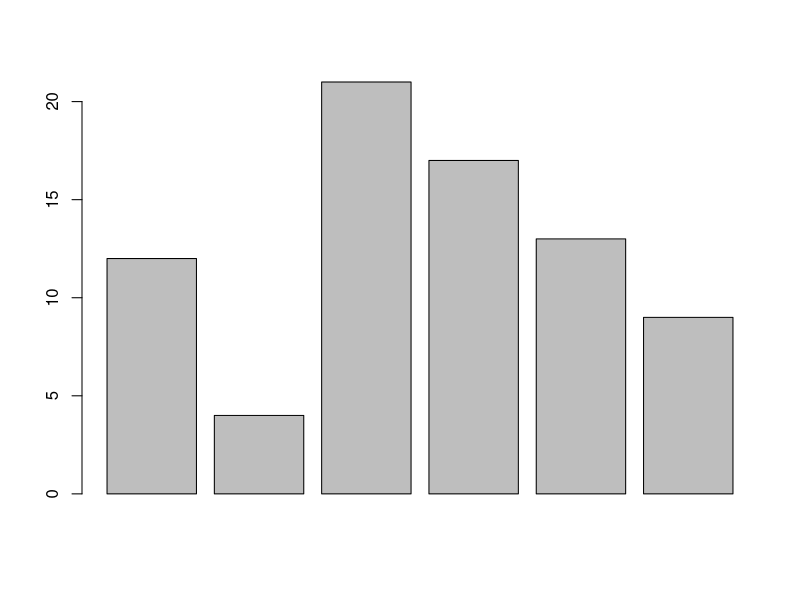
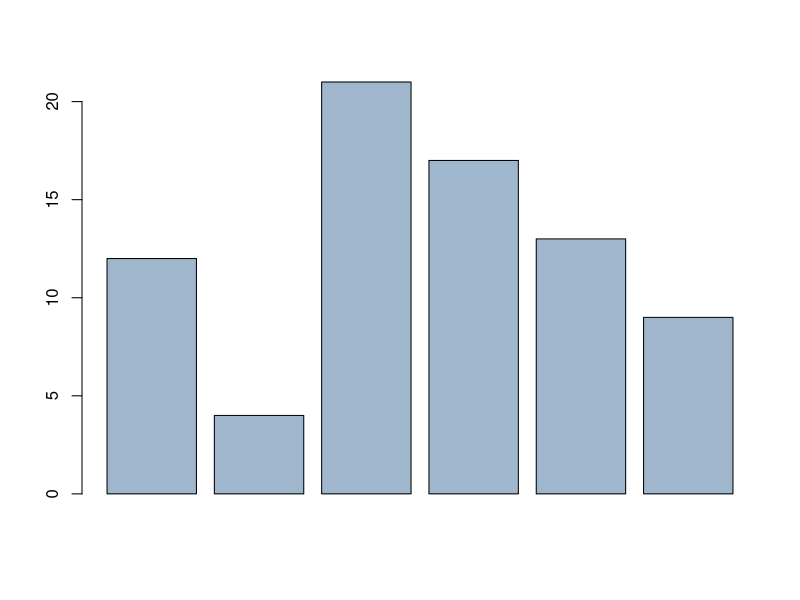
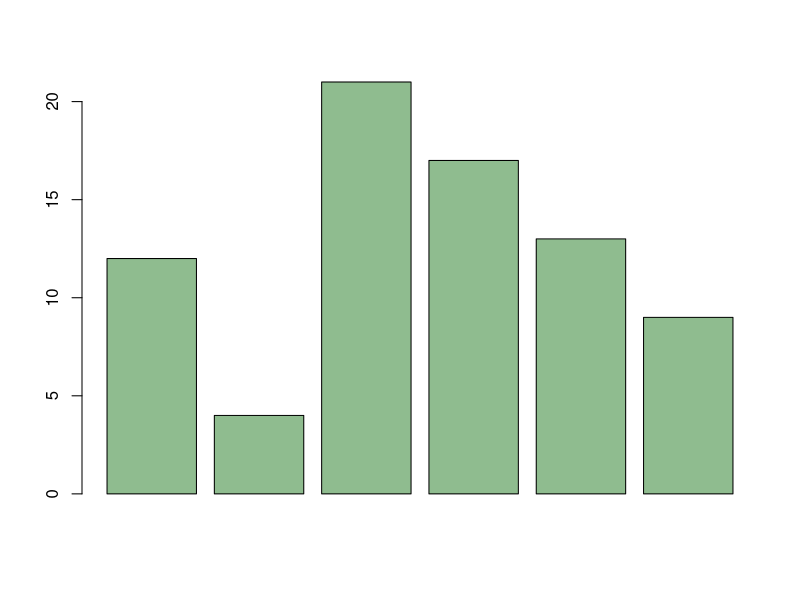
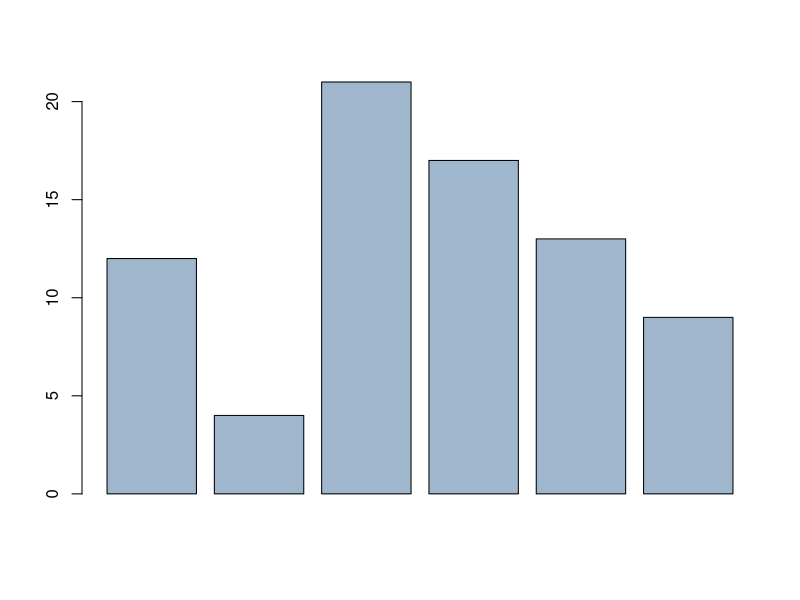
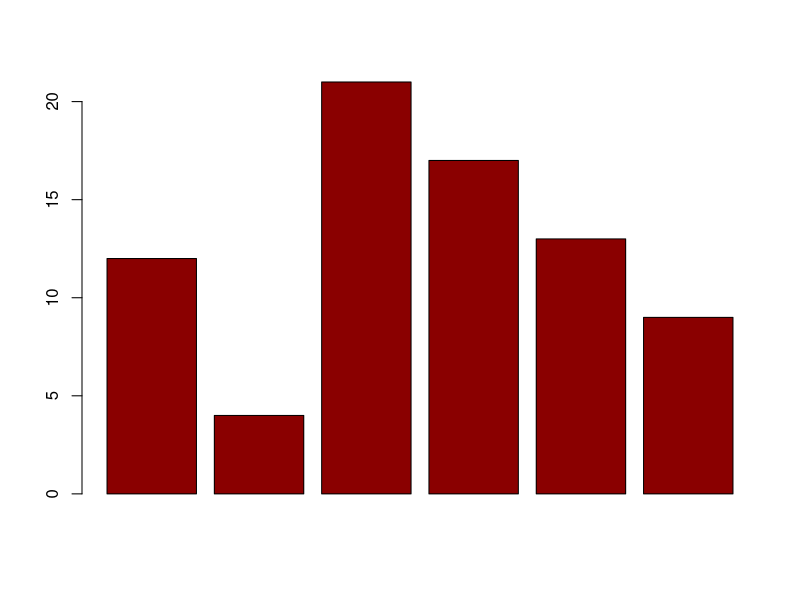
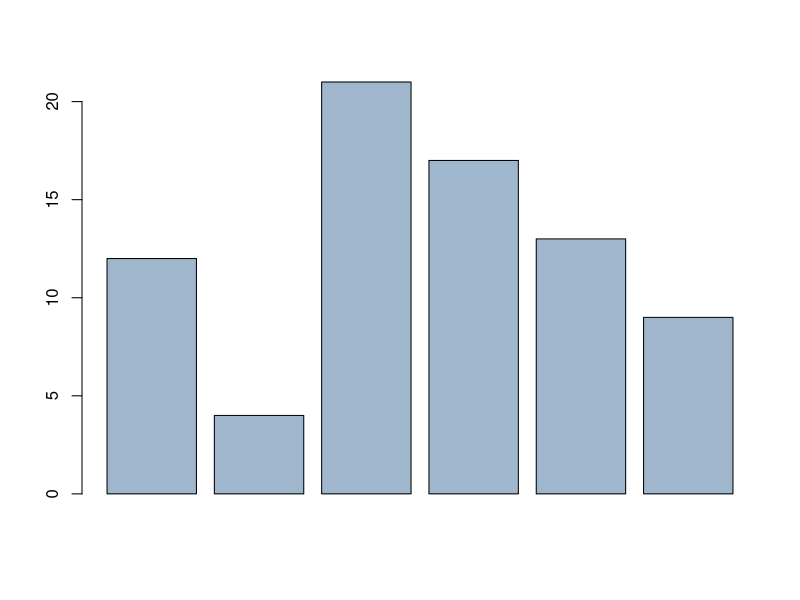
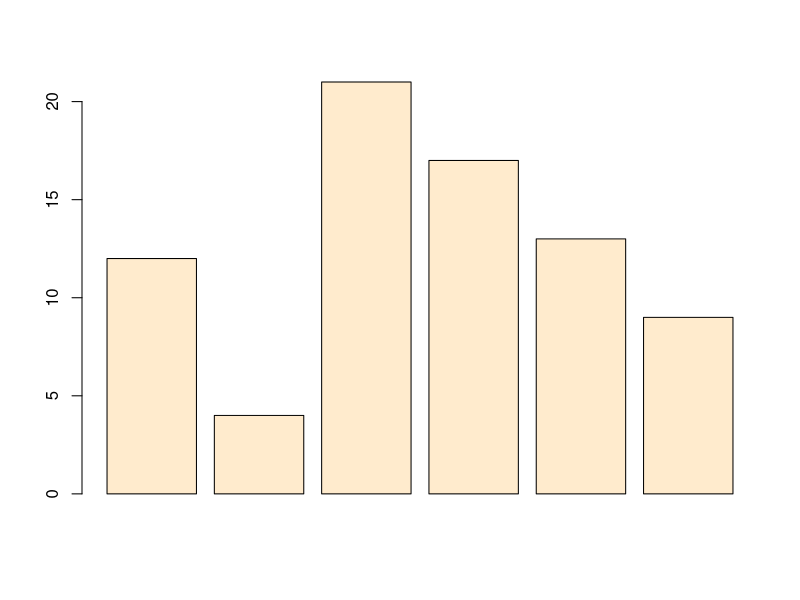
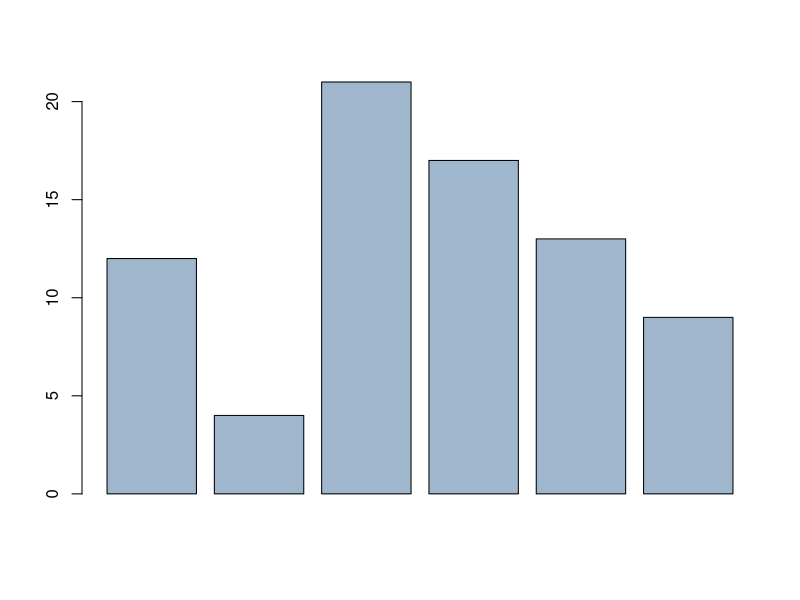

The R source for these figures, in order:
#EX01_09
# Working with Color

#Barplot
x = c(12,4,21,17,13,9)
barplot(x)

#R specifies color in several ways
?colors
#Web page with pdf of colors in R
#browseURL("http://research.stowers-institute.org/efg/R/Color/Chart/")

#To get a complete list of the colors names
colors()

barplot(x, col="slategray3")
barplot(x, col=colors()[102]) #darkseagreen
barplot(x, col=colors()[602]) #slategray3

# Also RGB Triplets can be used
?rgb
#We can convert color names to rgb with "col2rgb"
?col2rgb
col2rgb("navyblue") #yields (0.0,128)
barplot(x,col=rgb(.54,.0,.0)) #darkred

barplot(x,col=rgb(159,182,205,max=255)) #back to slategray3

#RGB Hexcodes
#Can also use shortcut hexcodes (base 16) which are equivalent to 
#RBG on the 0-255 scale as FF equals 255 in decimal
barplot(x,col="#FFEBCD") #blanchealmond
barplot(x,col="#9FB6CD") #back to slategray3

#Multiple colors
#Can specify several colors (using any coding method) in a vector
barplot(x,col=c("red","blue")) #colors will cycle
barplot(x,col=c("red","blue","green","yellow"))

#USING COLOR PALETTES
#Palettes can be more attractive amd more informative
#Easiest to use
help(package=colorspace) #lots of info on colorspace
?palette

#Built-in Palettes
# rainbow(n,s=1,v=1, start=0, end=max(1,n-1/n),alpha=1)
#heat.colors(n,alpha=1) #yellow through red
#terrain.colors(n, alpha=1) #gray through green
#topo.colors(n, alpha=1) #purple through tan
#cm.colors(n, alpha=1) #Blues and pinks
help(package=colorspace)

palette() #tells us what our current palette is

#Now doing the bar plot using several of these default colors
barplot(x,col=1:6)
barplot(x,col=rainbow(6))
barplot(x,col=heat.colors(6))
barplot(x,col=terrain.colors(6))
barplot(x,col=topo.colors(6))
barplot(x,col=cm.colors(6))

palette("default") #return to the default

rm(list=ls()) #Clean up
